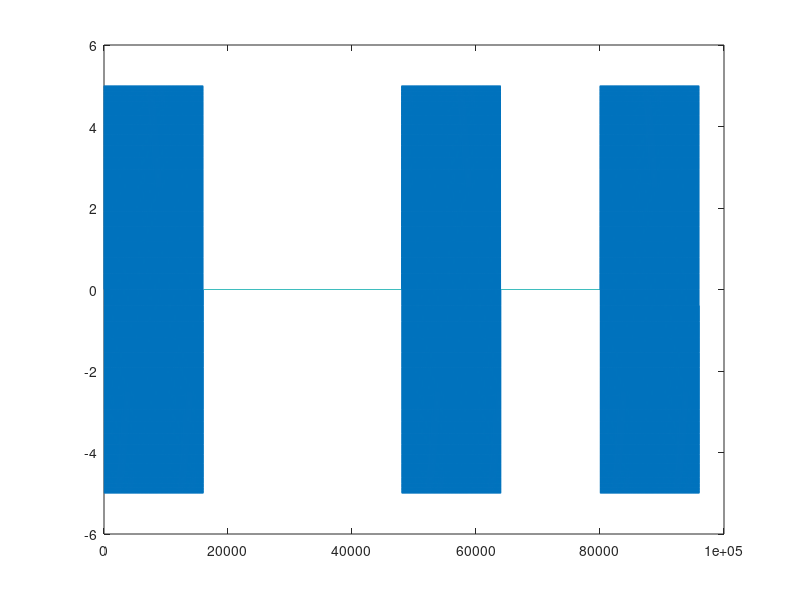

Reproduce this figure in MATLAB.
fs = 8000;
T = 2; % 2 seconds duration
        t = 0:(1/fs):T-1/fs;
         f = 100;
       a =5;
       b=0;
       y = a*sin(2*pi*f*t);
       y2 = b*sin(2*pi*f*t);
      y_send = [y,zeros(1,16000),zeros(1,16000),y,zeros(1,16000),y];
      
       sound(y_send, fs);
      
     % pause (2)
     %  sound(y, fs);
       plot(y_send)
